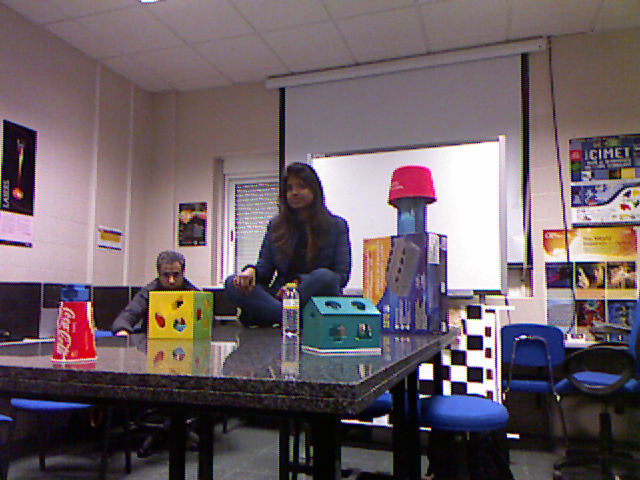
%> input picture RightRgbobjects_sceneUGR_Final.png, 640 x 480 px
$ octave Rec3d.m   (GNU Octave 9; MATLAB toolbox functions it lacks are replaced by stand-ins)
%> lines starting %> are read from the running program, lines starting %| are printed output that depends on the picture; in (x1, y1, x2, y2) boxes, pixels count from 0 and x2, y2 are one past the last pixel; in counts of white or black regions, pixels touching at a corner belong together; the program's own positions count from 1
%% First, read a RGB-D image
close all; clear; clc;
rgb = imread('RightRgbobjects_sceneUGR_Final.png');
%> rgb is the input picture: size 480x640x3 uint8; mean R, G, B 109.9, 96.2, 102.2
dep = imread('RightDedpthobjects_sceneUGR_Final.png');
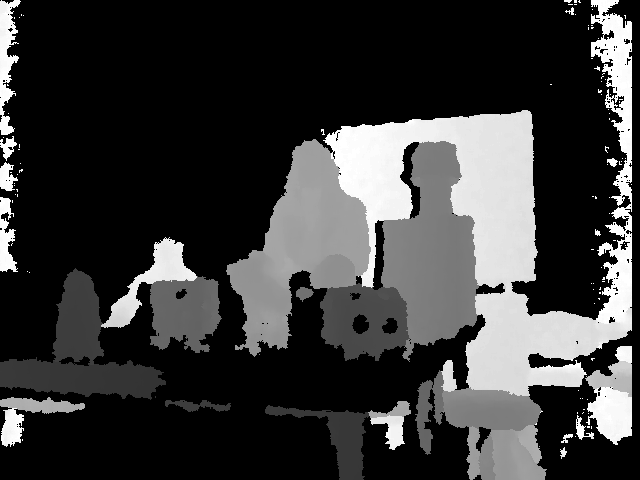
%> input picture RightDedpthobjects_sceneUGR_Final.png, 640 x 480 px
%> dep is the input picture: size 480x640 uint16; min 0, max 3975, mean 899.1

rgb_l = imread('LeftRgbobjects_sceneUGR_Final.png');
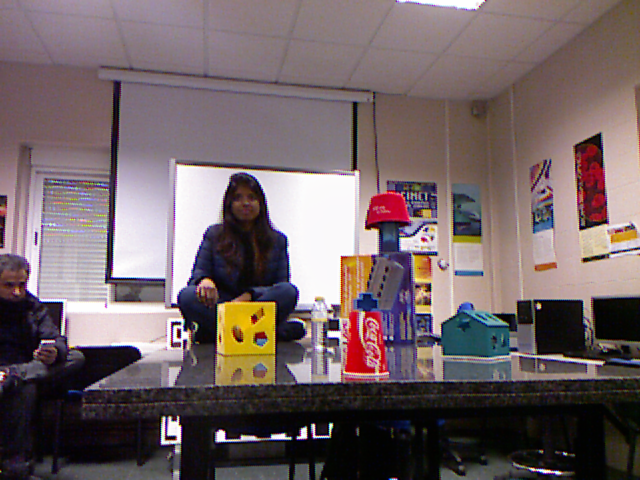
%> input picture LeftRgbobjects_sceneUGR_Final.png, 640 x 480 px
%> rgb_l is the input picture: size 480x640x3 uint8; mean R, G, B 114.1, 99.6, 101.9
dep_l = imread('LeftDepthobjects_sceneUGR_Final.png');
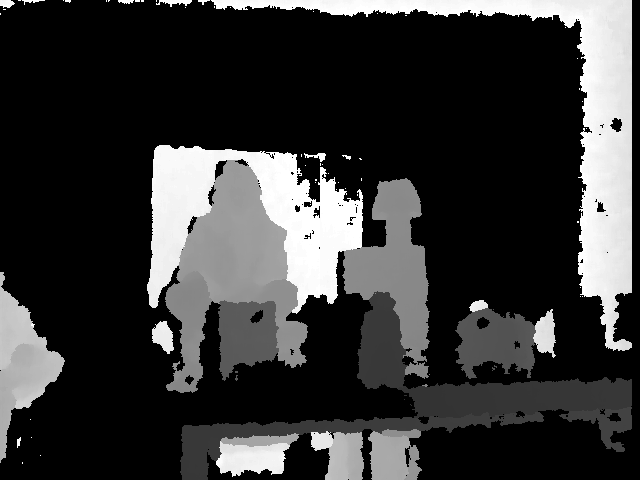
%> input picture LeftDepthobjects_sceneUGR_Final.png, 640 x 480 px
%> dep_l is the input picture: size 480x640 uint16; min 0, max 3975, mean 843.6

dep(:,1:100) = nan;
%> dep: size 480x640 uint16; 3.46% of pixels changed, all inside (x1, y1, x2, y2) = (0, 0, 100, 447)
dep_l(:,1:100) = nan;
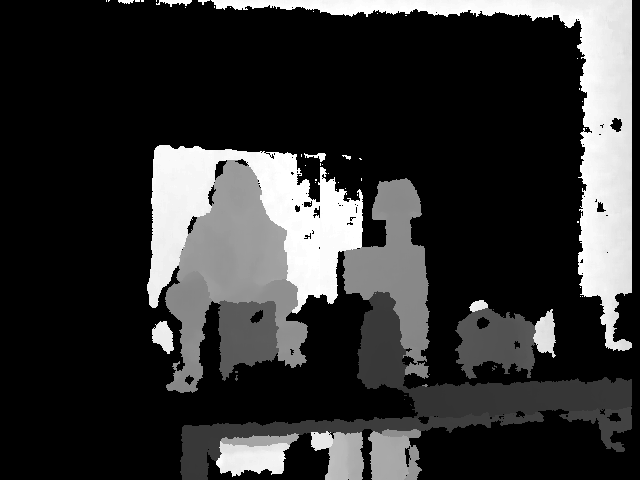
%> dep_l: size 480x640 uint16; 1.78% of pixels changed, all inside (x1, y1, x2, y2) = (0, 0, 71, 464); drawn with min black and max white
dep(:,540:640) = nan;
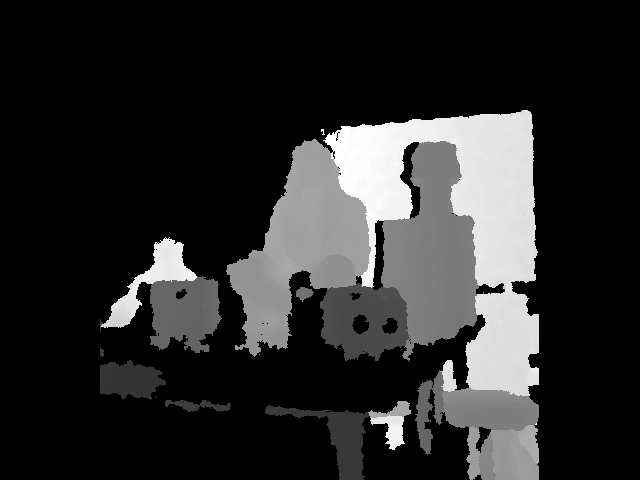
%> dep: size 480x640 uint16; min 0, max 3975, mean 659.8; drawn with min black and max white
dep_l(:,540:640) = nan;
%
%
dep(1:80,:) = nan;
dep_l(1:80,:) = nan;
dep(380:480,:) = nan;
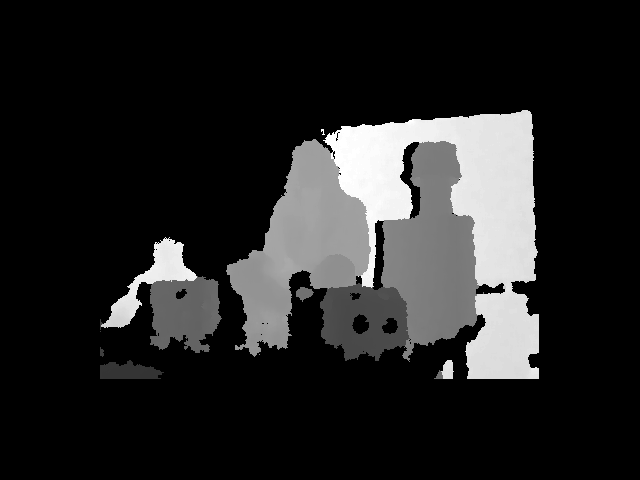
%> dep: size 480x640 uint16; 4.47% of pixels changed, all inside (x1, y1, x2, y2) = (100, 379, 539, 480); drawn with min black and max white
dep_l(380:480,:) = nan;
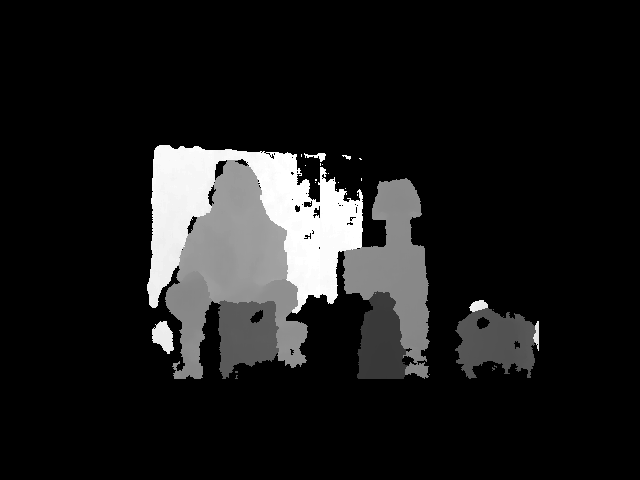
%> dep_l: size 480x640 uint16; min 0, max 3975, mean 427.7; drawn with min black and max white


% dep(:,1:150) = nan;
% dep_l(:,1:150) = nan;
%preprossesing

 SE = strel('sphere',2);
%> (the run ends here)
